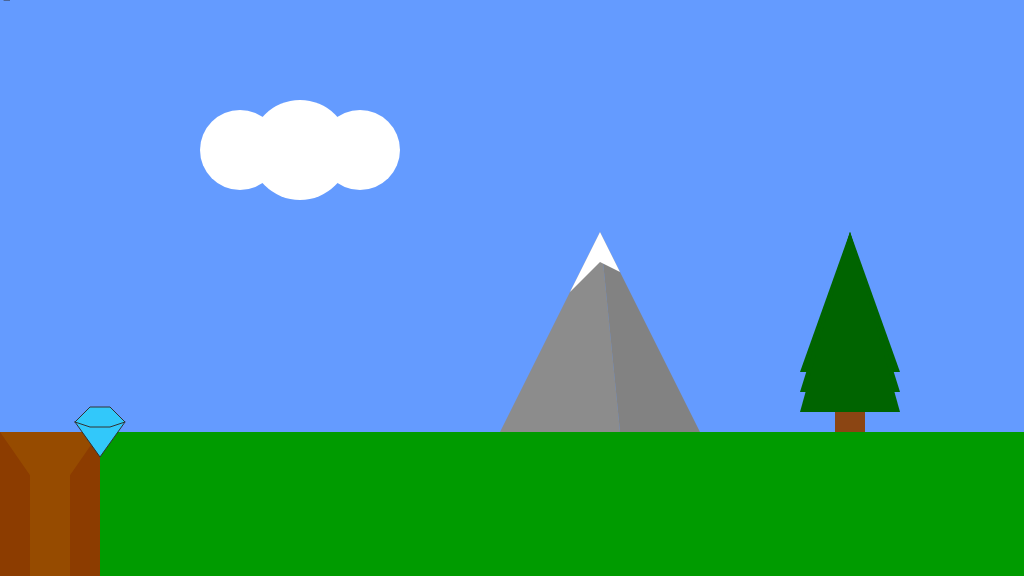
Frame 1 (no input)
Frame 60 (no input): identical to frame 1, image omitted
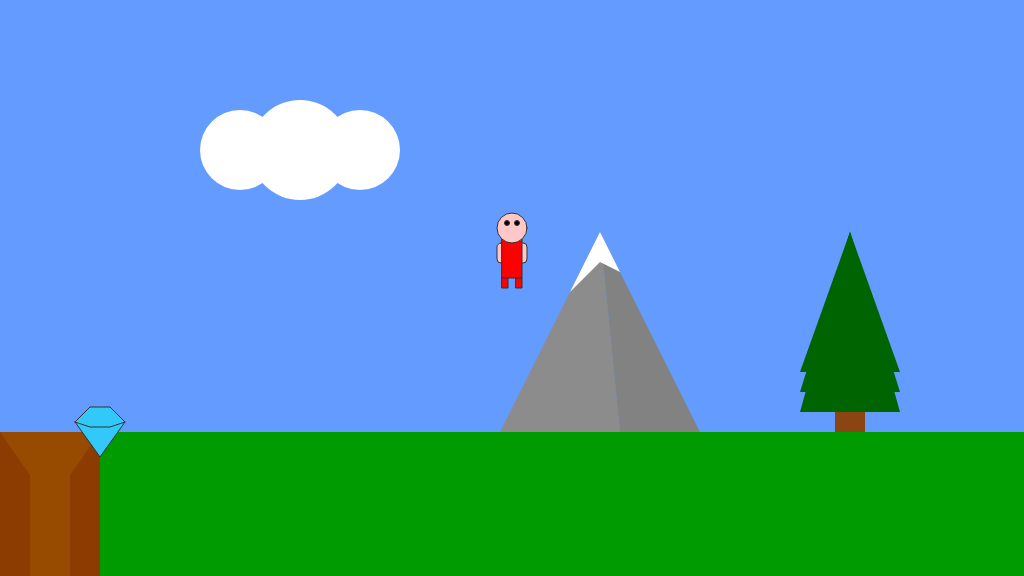
Frame 120 (the mouse pressed at the canvas centre since frame 60)

The p5.js sketch that drew these frames (run headless with seeded random() and noise() and a simulated clock; from frame 60 on, the mouse is pressed at the canvas centre):

// p5.js sketch
// ── sketch.js
/*

The Game Project

1 - Background Scenery

Use p5 drawing functions such as rect, ellipse, line, triangle and
point to draw the scenery as set out in the code comments. The items
should appear next to the text titles.

Each bit of scenery is worth two marks:

0 marks = not a reasonable attempt
1 mark = attempted but it's messy or lacks detail
2 marks = you've used several shape functions to create the scenery

I've given titles and chosen some base colours, but feel free to
imaginatively modify these and interpret the scenery titles loosely to
match your game theme.

WARNING: Do not get too carried away. If you're shape takes more than 15 lines of code to draw then you've probably over done it.


*/

const floor_y = 432;

let gameChar_x = 0;
let gameChar_y = 0;

let treePos_x;
let treePos_y;

let canyon = {};
let collectable = {};

let mountain = {};
let cloud = {};

let isLeft = false;
let isRight = false;
let isFalling = false;
let isPlummeting = false;

function keyPressed() {
  if(isPlummeting) return;

  if (keyCode == LEFT_ARROW || key == "a") {
    isLeft = true;
  }
  if (keyCode == RIGHT_ARROW || key == "d") {
    isRight = true;
  }
  if ((keyCode == 32 || key == "w") && !isFalling) {
    isFalling = true;

    gameChar_y -= 30;
  }
}

function keyReleased() {
  if (keyCode == LEFT_ARROW || key == "a") {
    isLeft = false;
  }
  if (keyCode == RIGHT_ARROW || key == "d") {
    isRight = false;
  }
}

function setup() {
  createCanvas(1024, 576);

  treePos_x = 800;
  treePos_y = 232;

  canyon = {
    x_pos: 0,
    width: 100,
  };

  collectable = {
    x_pos: 100,
    y_pos: 432,
    size: 50,
    isFound: false,
  };

  mountain = {
    x_pos: 500,
    width: 200,
  };

  cloud = {
    x_pos: 200,
    y_pos: 100,
    width: 200,
  };
}

function mousePressed() {
  gameChar_x = mouseX;
  gameChar_y = mouseY;
}

function draw() {
  background(100, 155, 255); //fill the sky blue

  noStroke();
  fill(0, 155, 0);
  rect(0, 432, 1024, 144); //draw some green ground

  //1. a cloud in the sky
  //... add your code here

  fill(255);
  drawCloud(cloud.x_pos, cloud.y_pos, cloud.width, 100);

  //2. a mountain in the distance
  //... add your code here

  drawMountain(mountain.x_pos, 232, mountain.width, 200);

  //3. a tree
  //... add your code here

  drawTree(treePos_x, treePos_y, 100, 200);

  //4. a canyon
  //NB. the canyon should go from ground-level to the bottom of the screen

  //... add your code here

  drawCanyon(canyon.x_pos, 432, canyon.width, 144);

  //5. a collectable token - eg. a jewel, fruit, coins
  //... add your code here

  if (
    dist(gameChar_x, gameChar_y, collectable.x_pos, collectable.y_pos) <=
      collectable.size &&
    !collectable.isFound
  ) {
    collectable.isFound = true;
  }

  if (!collectable.isFound) {
    drawDiamond(
      collectable.x_pos,
      collectable.y_pos,
      collectable.size,
      color(255, 255, 0)
    );
  }

  /**
   * Movement logic
   */
  isPlummeting =
    gameChar_y >= floor_y &&
    gameChar_x >= canyon.x_pos &&
    gameChar_x <= canyon.x_pos + canyon.width;

  if (isFalling) {
    if (gameChar_y < floor_y) {
      gameChar_y += 1;
    } else {
      isFalling = false;
    }
  } else if (isPlummeting) {
    gameChar_y += 5;
  }
  if(isRight){
    gameChar_x += 2;
  }
  if(isLeft){
    gameChar_x -= 2;
  }

  stroke(50);

  // Standing character
  if (isFalling) {
    // skin color
    fill(255, 200, 200);

    // arms
    rect(gameChar_x - 15, gameChar_y - 45, 10, 20, 4);
    rect(gameChar_x + 5, gameChar_y - 45, 10, 20, 4);

    // body
    fill(255, 0, 0);
    rect(gameChar_x - 10, gameChar_y - 50, 20, 40);

    fill(255, 0, 0);
    rect(gameChar_x - 7, gameChar_y - 50, 14, 40);
    beginShape();
    vertex(gameChar_x, gameChar_y - 10);
    vertex(gameChar_x + 4, gameChar_y - 4);
    vertex(gameChar_x + 4, gameChar_y);
    vertex(gameChar_x + 8, gameChar_y);
    vertex(gameChar_x + 8, gameChar_y - 4);
    vertex(gameChar_x + 6, gameChar_y - 10);
    endShape();

    fill(255, 0, 0);
    rect(gameChar_x - 7, gameChar_y - 50, 14, 40);
    beginShape();
    vertex(gameChar_x, gameChar_y - 10);
    vertex(gameChar_x - 4, gameChar_y - 4);
    vertex(gameChar_x - 4, gameChar_y);
    vertex(gameChar_x - 8, gameChar_y);
    vertex(gameChar_x - 8, gameChar_y - 4);
    vertex(gameChar_x - 6, gameChar_y - 10);
    endShape();

    // head
    fill(255, 200, 200);
    circle(gameChar_x, gameChar_y - 60, 30, 30);

    // eyes
    fill(0);
    circle(gameChar_x - 5, gameChar_y - 65, 5, 5);
    circle(gameChar_x + 5, gameChar_y - 65, 5, 5);
  } else if (!isLeft && !isRight) {
    // skin color
    fill(255, 200, 200);

    // arms
    rect(gameChar_x - 15, gameChar_y - 45, 10, 20, 4);
    rect(gameChar_x + 5, gameChar_y - 45, 10, 20, 4);

    // body
    fill(255, 0, 0);
    rect(gameChar_x - 10, gameChar_y - 50, 20, 40);
    rect(gameChar_x - 10, gameChar_y - 10, 6, 10);
    rect(gameChar_x + 4, gameChar_y - 10, 6, 10);

    // head
    fill(255, 200, 200);
    circle(gameChar_x, gameChar_y - 60, 30, 30);

    // eyes
    fill(0);
    circle(gameChar_x - 5, gameChar_y - 65, 5, 5);
    circle(gameChar_x + 5, gameChar_y - 65, 5, 5);
  } else if (isLeft) {
    // skin color
    fill(255, 200, 200);

    // body
    fill(255, 0, 0);
    rect(gameChar_x - 7, gameChar_y - 50, 14, 40);
    rect(gameChar_x - 3, gameChar_y - 10, 6, 10);

    // head
    fill(255, 200, 200);
    circle(gameChar_x, gameChar_y - 60, 30, 30);

    // eyes
    fill(0);
    circle(gameChar_x - 5, gameChar_y - 65, 5, 5);

    // arm
    fill(255, 200, 200);
    rect(gameChar_x - 5, gameChar_y - 45, 10, 20, 4);
  } else if (isRight) {
    // skin color
    fill(255, 200, 200);

    // body
    fill(255, 0, 0);
    rect(gameChar_x - 7, gameChar_y - 50, 14, 40);
    rect(gameChar_x - 3, gameChar_y - 10, 6, 10);

    // head
    fill(255, 200, 200);
    circle(gameChar_x, gameChar_y - 60, 30, 30);

    // eyes
    fill(0);
    circle(gameChar_x + 5, gameChar_y - 65, 5, 5);

    // arm
    fill(255, 200, 200);
    rect(gameChar_x - 5, gameChar_y - 45, 10, 20, 4);
  }

  // // -------------------------------------------------------------

  // // -------------------------------------------------------------

  // // -------------------------------------------------------------

  // //Jumping right
  // stroke(100);
  // noFill();
  // rect(20, 460, 50, 80);
  // noStroke();
  // fill(0);
  // text("5. Jumping to the right", 20, 560);

  // gameChar_x = 45;
  // gameChar_y = 537;
  // //Add your code here ...

  // // skin color
  // fill(255, 200, 200);

  // // body
  // fill(255, 0, 0);
  // rect(gameChar_x - 7, gameChar_y - 50, 14, 40);
  // beginShape();
  // vertex(gameChar_x, gameChar_y - 10);
  // vertex(gameChar_x + 2, gameChar_y - 4);
  // vertex(gameChar_x + 2, gameChar_y);
  // vertex(gameChar_x + 6, gameChar_y);
  // vertex(gameChar_x + 6, gameChar_y - 4);
  // vertex(gameChar_x + 4, gameChar_y - 10);
  // endShape(CLOSE);

  // // head
  // fill(255, 200, 200);
  // circle(gameChar_x, gameChar_y - 60, 30, 30);

  // // eyes
  // fill(0);
  // circle(gameChar_x + 5, gameChar_y - 65, 5, 5);

  // // arm
  // fill(255, 200, 200);
  // rect(gameChar_x - 5, gameChar_y - 45, 10, 20, 4);

  // // -------------------------------------------------------------

  // //Jumping to the left
  // stroke(100);
  // noFill();
  // rect(220, 460, 50, 80);
  // noStroke();
  // fill(0);
  // text("6. Jumping to the left", 220, 560);

  // gameChar_x = 245;
  // gameChar_y = 537;
  // //Add your code here ...

  // // skin color
  // fill(255, 200, 200);

  // // body
  // fill(255, 0, 0);
  // rect(gameChar_x - 7, gameChar_y - 50, 14, 40);
  // beginShape();
  // vertex(gameChar_x, gameChar_y - 10);
  // vertex(gameChar_x - 2, gameChar_y - 4);
  // vertex(gameChar_x - 2, gameChar_y);
  // vertex(gameChar_x - 6, gameChar_y);
  // vertex(gameChar_x - 6, gameChar_y - 4);
  // vertex(gameChar_x - 4, gameChar_y - 10);
  // endShape(CLOSE);

  // // head
  // fill(255, 200, 200);
  // circle(gameChar_x, gameChar_y - 60, 30, 30);

  // // eyes
  // fill(0);
  // circle(gameChar_x - 5, gameChar_y - 65, 5, 5);

  // // arm
  // fill(255, 200, 200);
  // rect(gameChar_x - 5, gameChar_y - 45, 10, 20, 4);
}

// ── shapes.js
// make a cloud that has a ellipse on each side and a bigger one on the middle
function drawCloud(x, y, width, height) {
  // make a const with 30% of the total width
  // ellipse(centerX, centerY, width, height)
  ellipse(x + width * 0.2, y + height * 0.5, width * 0.4, height * 0.8);
  ellipse(x + width * 0.8, y + height * 0.5, width * 0.4, height * 0.8);
  ellipse(x + width * 0.5, y + height * 0.5, width * 0.5, height);
}

function drawTree(x, y, width, height) {
  // brown
  fill(139, 69, 19);
  rect(x + width * 0.35, y + height * 0.7, width * 0.3, height * 0.3);

  // green
  fill(0, 100, 0);
  for (let i = 0; i < 3; i++)
    triangle(
      x + width * 0.5,
      y,
      x,
      y + height * 0.7 + i * height * 0.1,
      x + width,
      y + height * 0.7 + i * height * 0.1
    );
}

// use multiple triangles to make mountain layers, use gray and brown to differentiate
function drawMountain(x, y, width, height) {
  // use beginShape, vertex and endShape. Create a mountain that looks like a triangle, but has the top white like snow.
  // use gray and brown to differentiate. white for snow
  fill(140, 140, 140);
  triangle(x + width * 0.5, y, x, y + height, x + width * 0.6, y + height);
  fill(130, 130, 130);
  triangle(
    x + width * 0.5,
    y,
    x + width * 0.6,
    y + height,
    x + width,
    y + height
  );
  fill(255, 255, 255);
  beginShape();
  vertex(x + width * 0.5 - width * 0.15, y + height * 0.3);
  vertex(x + width * 0.5, y);
  vertex(x + width * 0.5 + width * 0.1, y + height * 0.2);
  vertex(x + width * 0.5, y + height * 0.15);
  endShape(CLOSE);
}

function drawCanyon(x, y, width, height) {
  fill(150, 75, 0);
  rect(x, y, width, height);
  fill(140, 60, 0);
  noStroke();
  beginShape();
  vertex(x, y);
  vertex(x + width * 0.3, y + height * 0.3);
  vertex(x + width * 0.3, y + height);
  vertex(x + width * 0.7, y + height);
  vertex(x + width * 0.7, y + height * 0.3);
  vertex(x + width, y);
  vertex(x + width, y + height);
  vertex(x, y + height);
  endShape();
}

function drawDiamond(x, y, size) {
  fill(50, 200, 250);
  stroke(50);
  beginShape();

  x = x - size / 2;
  y = y - size / 2;
  vertex(x, y + size * 0.3);
  vertex(x + size * 0.3, y);
  vertex(x + size * 0.7, y);
  vertex(x + size, y + size * 0.3);
  vertex(x + size * 0.5, y + size);
  vertex(x, y + size * 0.3);
  endShape();

  beginShape();
  vertex(x, y + size * 0.3);
  vertex(x + size * 0.3, y + size * 0.4);
  vertex(x + size * 0.7, y + size * 0.4);
  vertex(x + size, y + size * 0.3);
  endShape();
}
